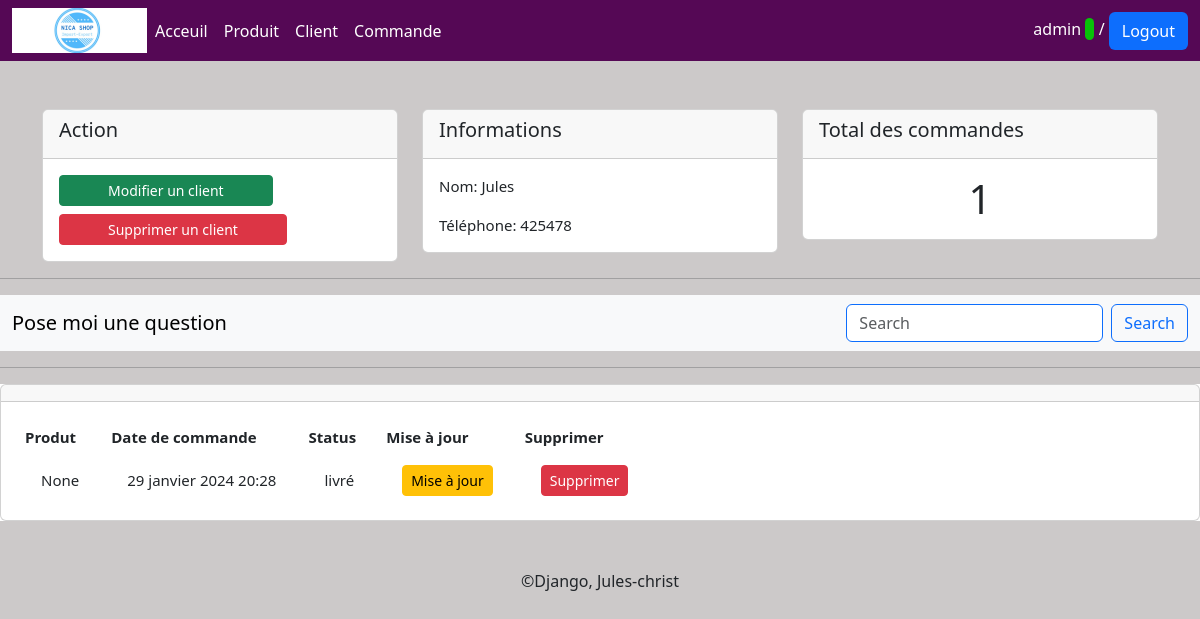
The app's page /client/1 (signed in) with its own data.
### client/models.py (models this page shows, shortened)
class Client(models.Model):
    nom = models.CharField(max_length=50, null=True)
    telephone = models.FloatField(max_length=20, null=True)
    date_creation = models.DateTimeField(auto_now_add=True, null=True)

### commande/models.py (models this page shows, shortened)
class Commande(models.Model):
    STATUS = (('en instance', 'en instance'),
            ('non livré', 'non livré'),
            ('livré', 'livré'))
    client = models.ForeignKey(Client, null=True, on_delete=models.SET_NULL)
    produit = models.ForeignKey(Produit, null=True, on_delete=models.SET_NULL)
    status = models.CharField(max_length=400, null=True, choices=STATUS)
    date_creation = models.DateTimeField(auto_now_add=True, null=True)

### client/views.py (the view)
# urls.py: path('/<str:pk>', views.list_client, name='client'),
@login_required(login_url='connexion')
def list_client(request, pk):
    client = Client.objects.get(id=pk)
    commandes = client.commande_set.all()
    commande_total = commandes.count()
    return render(request, 'client/client.html', {'client': client, 'commandes': commandes, 'commande_total': commande_total})

### templates/client/client.html (shortened to what this page needs)
{% extends 'main.html'%}
{% block content %}
<div class="container mt-5">
    <div class="row">
        <div class="col-lg-4 col-sm-12">
            <div class="card">
                <div class="card-header">
                    <h5>Action</h5>
                </div>
                <div class="card-body">
                  <blockquote class="blockquote mb-0" style="font-size: 15px;">
                    <a href="{% url 'supprimer_client' client.id %}" class="btn btn-success  text-green btn-sm px-5">Modifier un client</a><br>
                    <form action="">
                      <a href="" class="btn btn-danger mt-2 text-red btn-sm px-5">Supprimer un client</a>
                    </form>
                       </blockquote>
                </div>
              </div>
        </div>
        <div class="col-lg-4 col-sm-12">
            <div class="card">
                <div class="card-header">
                    <h5>Informations</h5>
                </div>
                <div class="card-body">
                  <blockquote class="blockquote mb-0" style="font-size: 15px;">
                    <p >Nom: {{client.nom}}</p>
                    <p>Téléphone: {{client.telephone}}</p>
                  </blockquote>
                </div>
              </div>
        </div>
        <div class="col-lg-4 col-sm-12">
            <div class="card">
                <div class="card-header">
                    <h5>Total des commandes</h5>
                </div>
                <div class="card-body">
                  <blockquote class="blockquote mb-0" style="font-size: 15px;">
                    <h1 class="text-center">{{commande_total}}</h1>
                  </blockquote>
                </div>
              </div>
        </div>
    </div>
</div>
<hr>
<container class="buidl">
    <div class="row  mt-3">
        <div class="col-12">
           <div class="bg-white">
                <nav class="navbar bg-body-tertiary">
                    <div class="container-fluid">
                      <a class="navbar-brand">Pose moi une question</a>
                      <form class="d-flex" role="search">
                        <input class="form-control me-2 border-primary" type="search" placeholder="Search" aria-label="Search">
                        <button class="btn btn-outline-primary" type="submit">Search</button>
                      </form>
                    </div>
                </nav>
           </div>
        </div>
    </div>
</container>
<hr>
<div class="container-build">
    <div class="row bg-white">
        <div class="col-12">
            <div class="card">
                <div class="card-header">
                </div>
                <div class="card-body">
                  <blockquote class="blockquote mb-0" style="font-size: 15px;">
                    <table>
                        <thead class="bg-gray-50">
                          <tr>
                            <th class="px-2 py-2 text-xs text-gray-500">Produt</th>
                            <th class="px-2 py-2 text-xs text-gray-500">Date de commande</th>
                            <th class="px-2 py-2 text-xs text-gray-500">Status</th>
                            <th class="px-2 py-2 text-xs text-gray-500">Mise à jour</th>
                            <th class="px-2 py-2 text-xs text-gray-500">Supprimer</th>
                          </tr>
                        </thead>
                        {% for commande in commandes %}
                        <tbody class="" >
                           <tr class="whitespace-nowrap">
                            <td class="px-4 py-2 text-sm text-gray-500">{{commande.produit}}</td>
                            <td class="px-4 py-2 text-sm text-gray-500">{{commande.date_creation}}</td>
                            <td class="px-4 py-2 text-sm text-gray-500">{{commande.status}}</td>
                            <td class="px-4 py-2 text-sm text-gray-500"><a class="btn btn-warning btn-sm" href="">Mise à jour</a></td>
                            <td class="px-4 py-2 text-sm text-gray-500" ><a class="btn btn-danger btn-sm" href="">Supprimer</a></td>
                          </tr>
                          {% endfor %}
                        </tbody>
                      </table>
                  </blockquote>
                </div>
              </div>
        </div>
    </div>
</div>
{% endblock content %}

### templates/main.html (shortened to what this page needs)
<!DOCTYPE html>
{% load static %}
<html lang="en">
<head>
    <link rel="stylesheet" href="{% static 'css/bootstrap.min.css'%}">
    <link rel="stylesheet" href="{% static 'css/style.css'%}">
    <link rel="stylesheet" href="https://maxcdn.bootstrapcdn.com/font-awesome/4.7.0/css/font-awesome.min.css">
    <link rel="stylesheet" href="{% static 'css/bootstrap-icons.css'%}">
</head>
<body>
    <nav class="navbar navbar-expand-lg" style="background-color: rgb(85, 8, 85);">
        <div class="container-fluid">
            <img src="{% static 'images/bande1.png'%}" alt="">
          <div class="collapse navbar-collapse" id="navbarNavAltMarkup">
            <div class="navbar-nav ">
              <a class="nav-link text-white" href="{% url 'acceuil'%}">Acceuil</a>
              <a class="nav-link text-white" aria-current="page" href="{% url 'list_produit'%}">Produit</a>
              <a class="nav-link text-white" href="{% url 'index'%}">Client</a>
              <a class="nav-link text-white " href="{% url 'commande'%}">Commande</a>
            </div>
          </div>
          <span style="color: white;"> {{request.user}} <span style="background-color: rgb(9, 193, 9); height: 20px; width: 30px; border-radius: 10px 10px ; color: rgb(9, 193, 9);">3</span> / <a href="{% url 'deconnexion'%}" class="btn bg-primary" style="color: white;">Logout</a></span>
        </div>
      </nav>
    {% block content %}
    {%  endblock content %}
    <footer class="text-center mb-0 mt-5">
        <p>&copy;Django, Jules-christ </p>
    </footer>
</body>
</html>

### static/css/style.css (style rules this page uses)
body { background-color: rgb(204, 201, 201); }

### records on screen
Client: nom "Jules", telephone "425478"
Commande: produit "None", date_creation "29 janvier 2024 20:28", status "livré"

### other values on screen
{{ request.user }} "admin"
{{ commande_total }} "1"
